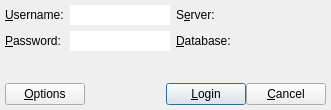
<?xml version="1.0" encoding="UTF-8"?>
<ui version="4.0">
 <comment> * OpenRPT report writer and rendering engine
 * Copyright (C) 2001-2014 by OpenMFG, LLC
 *
 * This library is free software; you can redistribute it and/or
 * modify it under the terms of the GNU Lesser General Public
 * License as published by the Free Software Foundation; either
 * version 2.1 of the License, or (at your option) any later version.
 *
 * This library is distributed in the hope that it will be useful,
 * but WITHOUT ANY WARRANTY; without even the implied warranty of
 * MERCHANTABILITY or FITNESS FOR A PARTICULAR PURPOSE. See the GNU
 * Lesser General Public License for more details.
 *
 * You should have received a copy of the GNU Lesser General Public
 * License along with this library; if not, write to the Free Software
 * Foundation, Inc., 59 Temple Place, Suite 330, Boston, MA 02111-1307 USA
 * Please contact info@openmfg.com with any questions on this license.</comment>
 <class>login</class>
 <widget class="QDialog" name="login">
  <property name="geometry">
   <rect>
    <x>0</x>
    <y>0</y>
    <width>331</width>
    <height>110</height>
   </rect>
  </property>
  <property name="windowTitle">
   <string>Log In</string>
  </property>
  <layout class="QHBoxLayout">
   <property name="spacing">
    <number>7</number>
   </property>
   <property name="leftMargin">
    <number>5</number>
   </property>
   <property name="topMargin">
    <number>5</number>
   </property>
   <property name="rightMargin">
    <number>5</number>
   </property>
   <property name="bottomMargin">
    <number>5</number>
   </property>
   <item>
    <layout class="QVBoxLayout">
     <property name="spacing">
      <number>5</number>
     </property>
     <property name="leftMargin">
      <number>0</number>
     </property>
     <property name="topMargin">
      <number>0</number>
     </property>
     <property name="rightMargin">
      <number>0</number>
     </property>
     <property name="bottomMargin">
      <number>0</number>
     </property>
     <item>
      <layout class="QVBoxLayout">
       <property name="spacing">
        <number>0</number>
       </property>
       <property name="leftMargin">
        <number>0</number>
       </property>
       <property name="topMargin">
        <number>0</number>
       </property>
       <property name="rightMargin">
        <number>0</number>
       </property>
       <property name="bottomMargin">
        <number>0</number>
       </property>
       <item>
        <layout class="QGridLayout" name="gridLayout">
         <item row="0" column="1">
          <widget class="QLineEdit" name="_username">
           <property name="enabled">
            <bool>true</bool>
           </property>
           <property name="sizePolicy">
            <sizepolicy hsizetype="Preferred" vsizetype="Preferred">
             <horstretch>0</horstretch>
             <verstretch>0</verstretch>
            </sizepolicy>
           </property>
           <property name="maximumSize">
            <size>
             <width>100</width>
             <height>32767</height>
            </size>
           </property>
           <property name="frame">
            <bool>false</bool>
           </property>
          </widget>
         </item>
         <item row="0" column="3">
          <widget class="QLabel" name="_server">
           <property name="sizePolicy">
            <sizepolicy hsizetype="Expanding" vsizetype="Preferred">
             <horstretch>0</horstretch>
             <verstretch>0</verstretch>
            </sizepolicy>
           </property>
           <property name="text">
            <string/>
           </property>
           <property name="alignment">
            <set>Qt::AlignLeading|Qt::AlignLeft|Qt::AlignVCenter</set>
           </property>
          </widget>
         </item>
         <item row="0" column="2">
          <widget class="QLabel" name="_serverLit">
           <property name="text">
            <string>S&amp;erver:</string>
           </property>
           <property name="alignment">
            <set>Qt::AlignLeading|Qt::AlignLeft|Qt::AlignVCenter</set>
           </property>
           <property name="buddy">
            <cstring>_server</cstring>
           </property>
          </widget>
         </item>
         <item row="1" column="2">
          <widget class="QLabel" name="_databaseLit">
           <property name="text">
            <string>&amp;Database:</string>
           </property>
           <property name="alignment">
            <set>Qt::AlignLeading|Qt::AlignLeft|Qt::AlignVCenter</set>
           </property>
           <property name="buddy">
            <cstring>_database</cstring>
           </property>
          </widget>
         </item>
         <item row="1" column="1">
          <widget class="QLineEdit" name="_password">
           <property name="sizePolicy">
            <sizepolicy hsizetype="Preferred" vsizetype="Preferred">
             <horstretch>0</horstretch>
             <verstretch>0</verstretch>
            </sizepolicy>
           </property>
           <property name="maximumSize">
            <size>
             <width>100</width>
             <height>32767</height>
            </size>
           </property>
           <property name="frame">
            <bool>false</bool>
           </property>
          </widget>
         </item>
         <item row="0" column="0">
          <widget class="QLabel" name="_usernameLit">
           <property name="text">
            <string>&amp;Username:</string>
           </property>
           <property name="alignment">
            <set>Qt::AlignLeading|Qt::AlignLeft|Qt::AlignVCenter</set>
           </property>
           <property name="buddy">
            <cstring>_username</cstring>
           </property>
          </widget>
         </item>
         <item row="1" column="3">
          <widget class="QLabel" name="_database">
           <property name="sizePolicy">
            <sizepolicy hsizetype="Expanding" vsizetype="Preferred">
             <horstretch>0</horstretch>
             <verstretch>0</verstretch>
            </sizepolicy>
           </property>
           <property name="text">
            <string/>
           </property>
           <property name="alignment">
            <set>Qt::AlignLeading|Qt::AlignLeft|Qt::AlignVCenter</set>
           </property>
          </widget>
         </item>
         <item row="1" column="0">
          <widget class="QLabel" name="_passwordLit">
           <property name="text">
            <string>&amp;Password:</string>
           </property>
           <property name="alignment">
            <set>Qt::AlignLeading|Qt::AlignLeft|Qt::AlignVCenter</set>
           </property>
           <property name="buddy">
            <cstring>_password</cstring>
           </property>
          </widget>
         </item>
         <item row="2" column="2">
          <spacer name="verticalSpacer">
           <property name="orientation">
            <enum>Qt::Vertical</enum>
           </property>
           <property name="sizeHint" stdset="0">
            <size>
             <width>20</width>
             <height>40</height>
            </size>
           </property>
          </spacer>
         </item>
        </layout>
       </item>
       <item>
        <layout class="QHBoxLayout">
         <property name="spacing">
          <number>0</number>
         </property>
         <property name="leftMargin">
          <number>0</number>
         </property>
         <property name="topMargin">
          <number>0</number>
         </property>
         <property name="rightMargin">
          <number>0</number>
         </property>
         <property name="bottomMargin">
          <number>0</number>
         </property>
         <item>
          <widget class="QPushButton" name="_options">
           <property name="text">
            <string>&amp;Options</string>
           </property>
          </widget>
         </item>
         <item>
          <spacer>
           <property name="orientation">
            <enum>Qt::Horizontal</enum>
           </property>
           <property name="sizeType">
            <enum>QSizePolicy::Expanding</enum>
           </property>
           <property name="sizeHint" stdset="0">
            <size>
             <width>20</width>
             <height>20</height>
            </size>
           </property>
          </spacer>
         </item>
         <item>
          <widget class="QPushButton" name="_login">
           <property name="text">
            <string>&amp;Login</string>
           </property>
           <property name="autoDefault">
            <bool>true</bool>
           </property>
           <property name="default">
            <bool>true</bool>
           </property>
          </widget>
         </item>
         <item>
          <widget class="QPushButton" name="_close">
           <property name="text">
            <string>&amp;Cancel</string>
           </property>
          </widget>
         </item>
         <item>
          <layout class="QVBoxLayout">
           <property name="spacing">
            <number>5</number>
           </property>
           <property name="leftMargin">
            <number>0</number>
           </property>
           <property name="topMargin">
            <number>0</number>
           </property>
           <property name="rightMargin">
            <number>0</number>
           </property>
           <property name="bottomMargin">
            <number>0</number>
           </property>
          </layout>
         </item>
        </layout>
       </item>
      </layout>
     </item>
    </layout>
   </item>
  </layout>
 </widget>
 <layoutdefault spacing="6" margin="11"/>
 <resources>
  <include location="../OpenRPT/images/OpenRPTCommon.qrc"/>
  <include location="../OpenRPT/images/OpenRPTCommon.qrc"/>
 </resources>
 <connections>
  <connection>
   <sender>_close</sender>
   <signal>clicked()</signal>
   <receiver>login</receiver>
   <slot>reject()</slot>
   <hints>
    <hint type="sourcelabel">
     <x>20</x>
     <y>20</y>
    </hint>
    <hint type="destinationlabel">
     <x>20</x>
     <y>20</y>
    </hint>
   </hints>
  </connection>
 </connections>
</ui>
